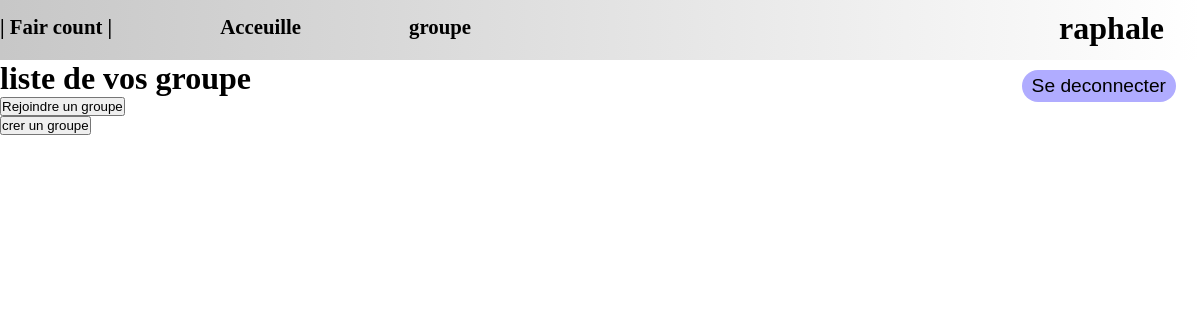
Before: /index.php?route=groupe (signed in) with the older database file.
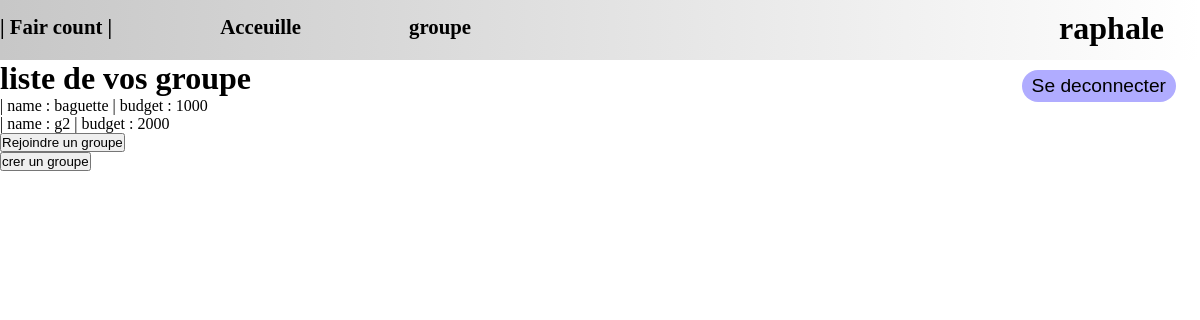
After: the same page with the newer database file.
### tables this page shows
CREATE TABLE IF NOT EXISTS `groupe` (
  `id` int NOT NULL AUTO_INCREMENT,
  `name` varchar(255) NOT NULL,
  `budget` int NOT NULL,
  `code` varchar(255) NOT NULL,
  PRIMARY KEY (`id`)
);

### Controller/AbstractController.php (called while the page is built, shortened)
<?php
abstract class AbstractController
{
    protected function render(string $template, array $data) : void
    {
        extract($data);
        require "templates/partials/_nav.phtml";
        require "templates/layout.phtml";
    }
    protected function isAuthenticated(): bool
    {
        return isset($_SESSION['user_id']);
    }
}

### Controller/PageController.php (called while the page is built, shortened)
<?php
class PageController extends AbstractController
{
    public function groupe() : void
    {
        $GroupeManager = new GroupeManager();
        $isConnected = $this->isAuthenticated();
        $username = null;
        $groupes = $GroupeManager->getAllGroupe();
        if ($isConnected) {
        $username = $_SESSION['username'] ?? 'Utilisateur';
    }
        $this->render("groupe", [
            "pageTitle" => "Fair groupe",
            "isConnected" => $isConnected,
            "username" => $username,
            "groupes" => $groupes
        ]);
    }
}

### index.php (called while the page is built, shortened)
<?php
$router = new Router();
$router->handleRequest($_GET);

### Model/groupe.php (called while the page is built, shortened)
<?php
class Groupe {
    private $name;
    private $budget;
    public function __construct($id, $name, $budget, $code) {
        $this->name = $name;
        $this->budget =$budget;
    }
    public function getName() {
        return $this->name;
    }
    public function getBudget() {
        return $this->budget;
    }
}

### Manager/AbstractManager.php (called while the page is built, shortened)
<?php
abstract class AbstractManager
{
    public function __construct()
    {
        $host = $_ENV['DB_HOST'];
        $dbname = $_ENV['DB_NAME'];
        $user = $_ENV['DB_USER'];
        $pass = $_ENV['DB_PASS'];
        $port = $_ENV['DB_PORT'];
        $connexionString = "mysql:host=$host;port=$port;dbname=$dbname;charset=utf8";
        $this->db = new PDO(
            $connexionString,
            $user,
            $pass
);
    }
}

### Manager/GroupeManager.php (called while the page is built, shortened)
<?php
class GroupeManager extends AbstractManager
{
    public function getAllGroupe() : array
    {
        $query = $this->db->prepare("SELECT id , name , budget, code FROM groupe");
        $query->execute();
        $results = $query->fetchAll(PDO::FETCH_ASSOC);
        $Groupes = [];
        foreach($results as $result)
        {
            $Groupe = new Groupe($result["id"],$result["name"],$result["budget"],$result["code"]);
            $Groupes[] = $Groupe;
        }
        return $Groupes;
    }
}

### templates/partials/groupe.phtml (the view)
<h1> liste de vos groupe </h1>
<p> <?php
    foreach ($data["groupes"] as $groupe) {
        ?> | name : <?php
        echo $groupe->getName();
        ?> | budget : <?php
        echo $groupe->getbudget();
        ?> </br> <?php
    } ?> </p>
<form>
    <button> Rejoindre un groupe </button>
</form>
<form>
    <button> crer un groupe </button>
</form>

### Service/Router.php (shortened to what this page needs)
<?php
    class Router
    {
        public function handleRequest(array $get) : void
        {
            if(isset($get["route"]))
            {
                if($get["route"] === "depance")
                {
                    $ctrl = new PageController();
                    $ctrl->depance();
                }
                else if ($get["route"] === "ranbourccemant")
                {
                    $ctrl = new PageController();
                    $ctrl->ranbourccemant();
                }
                else if ($get["route"] === "groupe")
                {
                    $ctrl = new PageController();
                    $ctrl->groupe();
                }
            }
            else
            {
                $ctrl = new PageController();
                $ctrl->home();
            }
        }
    }
?>

### templates/partials/_nav.phtml
<nav>
    <div class = "lien">
        <p> | Fair count |</p>
        <a href="./"> Acceuille </a>
        <a href="<?php if(isset($isConnected) && $isConnected) {
                             ?>  ?route=groupe <?php }
                        else {
                            ?> ?route=connect <?php }?>"> groupe </a>
    </div>
    <?php if(isset($isConnected) && $isConnected) {
            ?><div class = "conn"><p class = "name"><?php echo $data["username"]; ?></p><form method="POST" action="index.php?route=auth/unlogin">
        <button type="submit" class="btn">Se deconnecter</button>
    </form></div><?php
        } else {
            ?> <a class ="connect" href="?route=connect"> se connecter </a> <?php } ?>
</nav>

### templates/layout.phtml (shortened to what this page needs)
<!DOCTYPE html>
<html lang="fr">
<head>
    <link rel="stylesheet" href="assets/css/style.css">
</head>
<body>
    <?php
        require "templates/partials/$template.phtml";
    ?>
</body>
</html>

### assets/css/style.css (style rules this page uses)
* { margin: 0; padding: 0; }
nav { background: #c7c7c7; background: linear-gradient(90deg,rgba(199, 199, 199, 1) 0%, rgba(215, 215, 215, 1) 30%, rgba(255, 255, 255, 0) 100%); height: 60px; }
nav div { display: flex; flex-direction: row; justify-content: left; width: 60%; gap:15%; }
nav div.lien a , nav div.lien p { text-decoration: none; color: black; font-weight: bold; font-size: 1.3rem; padding: 15px 0; }
nav p.name { position: absolute; right: 3vw; top: 10px; font-size: 2rem; font-weight: 800; }
nav div.conn form { position: absolute; right: 2vw; top: 70px; }
nav div.conn form button { background-color: #b0acff; color: rgb(0, 0, 0); border: none; padding: 5px 10px; border-radius: 30px; font-size: 1.2rem; }

Changed rows visible on the page:
added groupe: name "baguette", budget "1000"
added groupe: name "g2", budget "2000"
